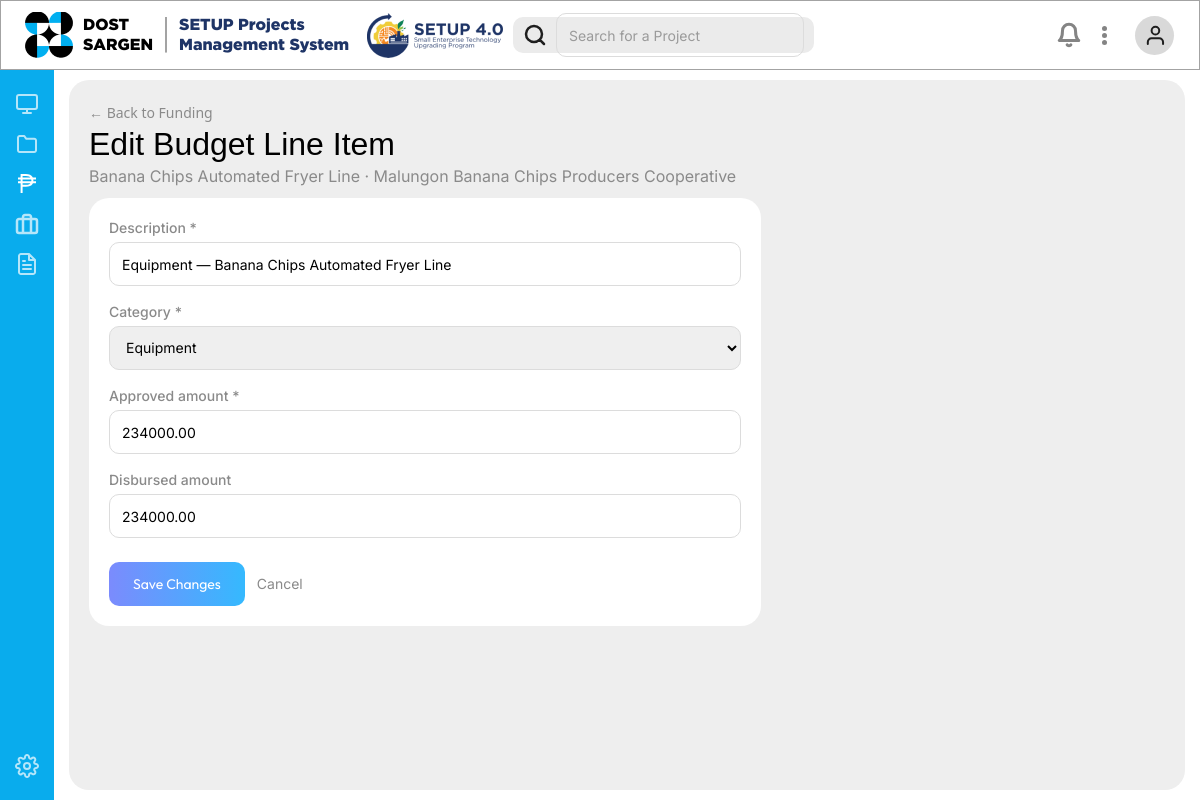
/funding/budget-item/319/edit/, run on the app's committed database.
### monitoring/models.py (models this page shows, shortened)
class BudgetLineItem(models.Model):
    project = models.ForeignKey(Project, on_delete=models.CASCADE, related_name='budget_items')
    description = models.CharField(max_length=255)
    category = models.CharField(
        max_length=30,
        choices=[
            ('equipment', 'Equipment'),
            ('training', 'Training'),
            ('lab_analysis', 'Laboratory Analysis'),
            ('packaging_labeling', 'Packaging/Labeling'),
            ('consultancy', 'Consultancy'),
            ('other', 'Other'),
        ],
        default='equipment',
    )
    approved_amount = models.DecimalField(max_digits=14, decimal_places=2)
    disbursed_amount = models.DecimalField(max_digits=14, decimal_places=2, default=Decimal("0"))

class Project(models.Model):
    class Status(models.TextChoices):
        PENDING = 'pending', 'Pending Approval'
        PHASE_1 = 'phase_1', 'Phase I - Implementation'
        PHASE_2 = 'phase_2', 'Phase II - Refund Period'
        COMPLETED = 'completed', 'Completed'
        TERMINATED = 'terminated', 'Terminated'
        WITHDRAWN = 'withdrawn', 'Withdrawn'
    class TerminationReason(models.TextChoices):
        FORCE_MAJEURE = 'force_majeure', 'Force Majeure / Fortuitous Event'
        COOPERATOR_DEFAULT = 'default', "Cooperator's Failure/Neglect"
        DEATH = 'death', 'Death of Cooperator'
        OTHER = 'other', 'Other'
    DELINQUENCY_THRESHOLD_MONTHS = 3
    cooperator = models.ForeignKey(
        Cooperator, on_delete=models.PROTECT, related_name='projects', verbose_name="MSME"
    )
    title = models.CharField(max_length=255)
    project_code = models.CharField(max_length=50, unique=True, blank=True, null=True)
    status = models.CharField(max_length=15, choices=Status.choices, default=Status.PENDING)
    total_ifund_amount = models.DecimalField(
        "Total iFund Support (₱)", max_digits=14, decimal_places=2,
        blank=True, default=Decimal("0"),
        help_text=(
            "Total amount of funding assistance approved (the principal to be "
            "refunded). Leave blank until the approved amount is confirmed — "
            "defaults to ₱0 rather than being left null, since remaining_balance/"
            "refund_progress_percent below do arithmetic on this field and a real "
            "None would crash them."
        )
    )
    fund_source = models.CharField(
        max_length=20,
        choices=[('setup_budget', 'SETUP Budget (refundable)'), ('lgia', 'Local GIA (non-refundable)')],
        default='setup_budget',
    )
    phase1_start_date = models.DateField(null=True, blank=True, help_text="Date SETUP funds were received.")
    phase1_expected_end_date = models.DateField(
        null=True, blank=True,
        help_text="6–12 months from phase1_start_date per AO guidelines."
    )
    phase1_actual_end_date = models.DateField(null=True, blank=True)
    refund_period_years = models.PositiveSmallIntegerField(
        choices=[(3, '3 years'), (5, '5 years')], null=True, blank=True
    )
    refund_start_date = models.DateField(null=True, blank=True, help_text="Commences after Phase I completion.")
    refund_extension_years = models.PositiveSmallIntegerField(
        default=0, validators=[MaxValueValidator(2)],
        help_text="Max 2 additional years allowed."
    )
    budget_realignment_count = models.PositiveSmallIntegerField(default=0)
    implementation_date_changed = models.BooleanField(default=False)
    termination_reason = models.CharField(
        max_length=20, choices=TerminationReason.choices, blank=True
    )
    termination_date = models.DateField(null=True, blank=True)
    final_obligation_amount = models.DecimalField(
        max_digits=14, decimal_places=2, null=True, blank=True,
        help_text="Computed per Annex B for terminated/withdrawn projects."
    )
    notes = models.TextField(blank=True)
    jobs_created = models.PositiveIntegerField(
        "Jobs Created", default=0,
        help_text="Jobs created as a direct result of this project (warm bodies).",
    )
    gross_sales = models.DecimalField(
        "Gross Sales (₱)", max_digits=14, decimal_places=2, default=Decimal("0"),
        help_text="MSME's current reported gross sales attributable to this project.",
    )
    photo = models.ImageField(upload_to='project_photos/%Y/%m/', blank=True, null=True)
    created_at = models.DateTimeField(auto_now_add=True)
    updated_at = models.DateTimeField(auto_now=True)
    class Meta:
        ordering = ['-created_at']
    @property
    def remaining_balance(self):
        return self.total_ifund_amount - self.total_refunded
    @property
    def refund_progress_percent(self):
        if not self.total_ifund_amount:
            return Decimal("0")
        return round((self.total_refunded / self.total_ifund_amount) * 100, 2)

class Cooperator(models.Model):
    BUSINESS_TYPE_CHOICES = [
        ('sole_proprietorship', 'Sole Proprietorship'),
        ('partnership', 'Partnership'),
        ('corporation', 'Corporation'),
        ('cooperative', 'Cooperative'),
        ('industry_association', 'Industry Association'),
        ('lgu', 'Local Government Unit'),
        ('suc', 'State University/College'),
        ('other', 'Other'),
    ]
    ENTERPRISE_CATEGORY_CHOICES = [
        ('micro', 'Micro'),
        ('small', 'Small'),
        ('medium', 'Medium'),
    ]
    DEVELOPMENT_STAGE_CHOICES = [
        ('developing', 'Developing Enterprise'),
        ('growing', 'Growing Enterprise'),
        ('expanding', 'Expanding and Innovating Enterprise'),
    ]
    name = models.CharField(max_length=255)
    business_type = models.CharField(max_length=30, choices=BUSINESS_TYPE_CHOICES)
    enterprise_category = models.CharField(max_length=10, choices=ENTERPRISE_CATEGORY_CHOICES, blank=True)
    development_stage = models.CharField(max_length=15, choices=DEVELOPMENT_STAGE_CHOICES, blank=True)
    priority_sector = models.CharField(max_length=100, blank=True)
    address = models.CharField(max_length=255, blank=True)
    contact_person = models.CharField(max_length=255, blank=True)
    contact_number = models.CharField(max_length=50, blank=True)
    email = models.EmailField(blank=True)
    dti_sec_cda_registration_no = models.CharField(
        "DTI/SEC/CDA Registration No.", max_length=100, blank=True
    )
    filipino_ownership_percent = models.DecimalField(
        max_digits=5, decimal_places=2, default=Decimal("100.00"),
        help_text="Must be at least 60% per eligibility requirements."
    )
    has_outstanding_accountabilities = models.BooleanField(default=False)
    is_export_firm = models.BooleanField(
        "Export Firm", default=False,
        help_text="Whether this MSME is engaged in exporting.",
    )
    created_at = models.DateTimeField(auto_now_add=True)
    updated_at = models.DateTimeField(auto_now=True)
    class Meta:
        verbose_name = "MSME"
        verbose_name_plural = "MSMEs"

### monitoring/views.py (the view)
# urls.py: path('funding/budget-item/<int:pk>/edit/', views.budget_item_edit, name='budget_item_edit'),
def budget_item_edit(request, pk):
    item = get_object_or_404(BudgetLineItem.objects.select_related('project'), pk=pk)
    if request.method == 'POST':
        form = BudgetLineItemForm(request.POST, instance=item)
        if form.is_valid():
            form.save()
            messages.success(request, "Budget line item updated.")
            return redirect('funding_overview')
        messages.error(request, "Couldn't save — please check the form.")
    else:
        form = BudgetLineItemForm(instance=item)
    return render(request, "monitoring/budget_item_form.html", {"form": form, "item": item, "active_page": "funding"})

### monitoring/forms.py (shortened to what this page needs)
class BudgetLineItemForm(forms.ModelForm):
    class Meta:
        model = BudgetLineItem
        fields = ['description', 'category', 'approved_amount', 'disbursed_amount']
        widgets = {
            'approved_amount': forms.NumberInput(attrs={'step': '0.01'}),
            'disbursed_amount': forms.NumberInput(attrs={'step': '0.01'}),
        }
    def __init__(self, *args, **kwargs):
        super().__init__(*args, **kwargs)
        self.fields['disbursed_amount'].required = False

### monitoring/templates/monitoring/budget_item_form.html (shortened to what this page needs)
{% extends "monitoring/base.html" %}
{% load static %}
{% block content %}
<div class="flex min-h-full flex-col gap-2.5 rounded-[20px] bg-[#eeeeee] p-5">
    <div>
        <a href="{% url 'funding_overview' %}" class="text-sm text-[#8a8a8a] hover:underline">← Back to Funding</a>
        <h1 class="font-['Arial-Regular',_sans-serif] text-[32px] text-black leading-tight">Edit Budget Line Item</h1>
        <p class="font-['Inter',_sans-serif] text-[#8a8a8a]">
            {{ item.project.title }} · {{ item.project.cooperator.name }}
        </p>
    </div>
    <div class="rounded-[20px] bg-white p-5 max-w-2xl">
        <form method="post" class="flex flex-col gap-4">
            {% for field in form %}
            <div class="flex flex-col gap-1">
                <label for="{{ field.id_for_label }}" class="font-['Inter',_sans-serif] text-sm font-medium text-[#8a8a8a]">
                    {{ field.label }}{% if field.field.required %} *{% endif %}
                </label>
                {{ field }}
            </div>
            {% endfor %}
            <div class="flex items-center gap-3 mt-2">
                <button type="submit"
                    class="h-11 rounded-[10px] px-6 font-['Outfit',_sans-serif] text-sm text-white"
                    style="background: linear-gradient(270deg, rgba(53,185,254,1) 0%, rgba(123,139,253,1) 100%);">
                    Save Changes
                </button>
                <a href="{% url 'funding_overview' %}" class="font-['Inter',_sans-serif] text-sm text-[#8a8a8a] hover:underline">
                    Cancel
                </a>
            </div>
        </form>
    </div>
</div>
{% endblock %}

### monitoring/templates/monitoring/budget_item_form.html (style rules this page uses)
form select, form textarea, form input[type="text"], form input[type="number"] { height: 44px; border-radius: 10px; border: 1px solid #dcdcdc; padding: 0 12px; font-family: 'Inter', sans-serif; font-size: 14px; }

### data on the page
BudgetLineItem: project "Banana Chips Automated Fryer Line", project.cooperator.name "Malungon Banana Chips Producers Cooperative", form "Equipment — Banana Chips Automated Fryer Line" "Equipment" "234000.00" "234000.00"

### other printed values
{{ field.label }} "Description" "Category" "Approved amount" "Disbursed amount"
